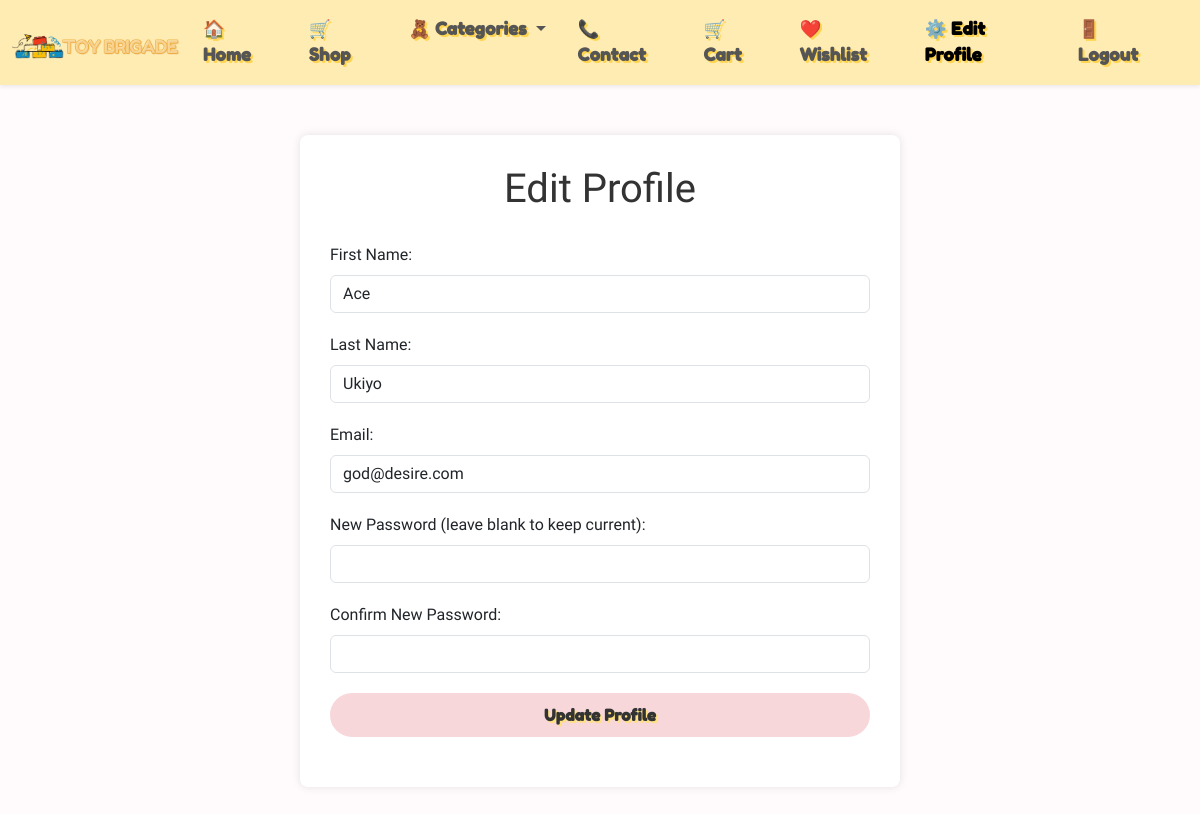
Screenshot of /user/edit_profile.php (signed in) with the database file from the repository.
### tables this page shows
CREATE TABLE `customer` (
  `customerID` int(11) NOT NULL,
  `fname` varchar(30) NOT NULL,
  `lname` varchar(30) NOT NULL,
  `email` varchar(64) NOT NULL,
  `address` varchar(255) NOT NULL,
  `lytnumber` int(11) NOT NULL,
  `password` char(255) NOT NULL
);

### user/edit_profile.php (the view, shortened to what this page needs)
<?php
include 'connection.php';
$user_id = $_SESSION['customerID'];
$query = "SELECT fname, lname, email FROM customer WHERE customerID = $user_id";
$result = mysqli_query($conn, $query);
$user = mysqli_fetch_assoc($result);
?>
<!DOCTYPE html>
<html lang="en">
<head>
    <link href="https://cdn.jsdelivr.net/npm/bootstrap@5.3.3/dist/css/bootstrap.min.css" rel="stylesheet">
    <link rel="stylesheet" href="https://cdnjs.cloudflare.com/ajax/libs/font-awesome/6.5.0/css/all.min.css">
    <link rel="stylesheet" href="../css/style.css">
    <link rel="stylesheet" href="../css/edit_profile.css">
    <link rel="stylesheet" href="../css/footer.css">
    <link rel="stylesheet" href="../css/navbar.css">
    <link rel="stylesheet" href="../css/footer.css">
</head>
<body>
<nav class="navbar navbar-expand-lg navbar-light bg-pastel shadow-sm sticky-top playful-nav">
  <div class="container-fluid">
    <a class="navbar-brand d-flex align-items-center" href="./index.php">
      <img src="../images/logo2.png" alt="Toy Brigade Logo" class="logo" style="height: 50px; width: auto;">
    </a>
    <div class="collapse navbar-collapse" id="navMenu">
      <ul class="navbar-nav ms-auto mb-2 mb-lg-0">
        <li class="nav-item"><a class="nav-link" href="./index.php">🏠 Home</a></li>
        <li class="nav-item"><a class="nav-link" href="./shop.php">🛒 Shop</a></li>
        <li class="nav-item dropdown">
          <a class="nav-link dropdown-toggle" href="#" id="categoriesDropdown" role="button" data-bs-toggle="dropdown">
            🧸 Categories
          </a>
        </li>
        <li class="nav-item"><a class="nav-link" href="./contact.php">📞 Contact</a></li>
        <li class="nav-item"><a class="nav-link" href="./cart.php">🛒 Cart</a></li>
        <li class="nav-item"><a class="nav-link" href="">❤️ Wishlist</a></li>
        <li class="nav-item"><a class="nav-link active" href="./edit_profile.php">⚙️ Edit Profile</a></li>
        <li class="nav-item"><a class="nav-link" href="./logout.php">🚪 Logout</a></li>
      </ul>
    </div>
  </div>
</nav>
    <div class="container">
        <h1>Edit Profile</h1>
        <form action="edit_profile.php" method="POST">
            <div class="form-group">
                <label for="fname" class="form-label">First Name:</label>
                <input type="text" class="form-control" id="fname" name="fname" value="<?php echo htmlspecialchars($user['fname']); ?>" required>
            </div>
            <div class="form-group">
                <label for="lname" class="form-label">Last Name:</label>
                <input type="text" class="form-control" id="lname" name="lname" value="<?php echo htmlspecialchars($user['lname']); ?>" required>
            </div>
            <div class="form-group">
                <label for="email" class="form-label">Email:</label>
                <input type="email" class="form-control" id="email" name="email" value="<?php echo htmlspecialchars($user['email']); ?>" required>
            </div>
            <div class="form-group">
                <label for="password" class="form-label">New Password (leave blank to keep current):</label>
                <input type="password" class="form-control" id="password" name="password">
            </div>
            <div class="form-group">
                <label for="confirm_password" class="form-label">Confirm New Password:</label>
                <input type="password" class="form-control" id="confirm_password" name="confirm_password">
            </div>
            <div class="form-group">
                <button type="submit" class="btn btn-pastel w-100">Update Profile</button>
            </div>
        </form>
    </div>
</body>
</html>

### css/style.css (style rules this page uses)
body { font-family: "Baloo 2", cursive; background-color: #fffafc; margin: 0; padding: 0; }
.logo { height: 70px; width: auto; }
.bg-pastel { background-color: #fce4ec; }
.btn-pastel { background-color: #ffd1dc; color: #333; font-weight: 600; border: none; border-radius: 8px; padding: 0.6rem 1.4rem; transition: background-color 0.3s ease, transform 0.2s ease; }
.logo { height: 60px; width: auto; object-fit: contain; }

### user/css/edit_profile.css (style rules this page uses)
h1 { text-align: center; color: #333; margin-bottom: 30px; }
.form-group { margin-bottom: 20px; }
.btn-pastel { background-color: #f8d7da; border-color: #f8d7da; color: #333; }

### css/navbar.css (style rules this page uses)
.btn-pastel { font-size: 1rem; font-family: 'Fredoka One', cursive; padding: 10px 24px; background-color: #ffd54f; border: none; color: #333; font-weight: bold; border-radius: 25px; transition: 0.3s ease; text-shadow: 2px 2px #ffe082; }
.navbar.playful-nav { background-color: #ffecb3; }
.playful-nav .nav-link { font-family: 'Fredoka One', cursive; font-weight: 600; font-size: 1.1rem; margin-right: 16px; color: #555; text-shadow: 2px 2px #ffd54f; }

### user/edit_profile.php (style rules this page uses)
.container { max-width: 600px; margin: 50px auto; background-color: #fff; padding: 30px; border-radius: 8px; box-shadow: 0 0 10px rgba(0, 0, 0, 0.1); flex-grow: 1; }
h1 { text-align: center; color: #333; margin-bottom: 30px; }
.form-group { margin-bottom: 20px; }
.btn-pastel { background-color: #f8d7da; border-color: #f8d7da; color: #333; }

### rows the page displays
customer: fname "Ace", lname "Ukiyo", email "god@desire.com"
